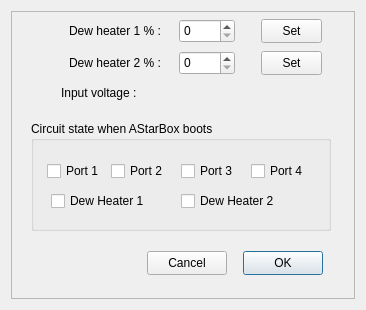
<?xml version="1.0" encoding="UTF-8"?>
<ui version="4.0">
 <class>X2Power</class>
 <widget class="QDialog" name="X2Power">
  <property name="geometry">
   <rect>
    <x>0</x>
    <y>0</y>
    <width>366</width>
    <height>310</height>
   </rect>
  </property>
  <property name="sizePolicy">
   <sizepolicy hsizetype="Fixed" vsizetype="Fixed">
    <horstretch>0</horstretch>
    <verstretch>0</verstretch>
   </sizepolicy>
  </property>
  <property name="minimumSize">
   <size>
    <width>366</width>
    <height>310</height>
   </size>
  </property>
  <property name="maximumSize">
   <size>
    <width>366</width>
    <height>310</height>
   </size>
  </property>
  <property name="windowTitle">
   <string>AStarBox</string>
  </property>
  <layout class="QHBoxLayout" name="horizontalLayout_12">
   <item>
    <widget class="X2Form" name="X2Form">
     <property name="minimumSize">
      <size>
       <width>0</width>
       <height>0</height>
      </size>
     </property>
     <property name="maximumSize">
      <size>
       <width>99999</width>
       <height>99999</height>
      </size>
     </property>
     <property name="sizeIncrement">
      <size>
       <width>1</width>
       <height>1</height>
      </size>
     </property>
     <property name="frameShape">
      <enum>QFrame::StyledPanel</enum>
     </property>
     <property name="frameShadow">
      <enum>QFrame::Raised</enum>
     </property>
     <widget class="QGroupBox" name="groupBox">
      <property name="geometry">
       <rect>
        <x>20</x>
        <y>110</y>
        <width>300</width>
        <height>110</height>
       </rect>
      </property>
      <property name="title">
       <string>Circuit state when AStarBox boots</string>
      </property>
      <widget class="QCheckBox" name="checkBox_2">
       <property name="geometry">
        <rect>
         <x>80</x>
         <y>40</y>
         <width>64</width>
         <height>20</height>
        </rect>
       </property>
       <property name="text">
        <string>Port 2</string>
       </property>
      </widget>
      <widget class="QCheckBox" name="checkBox">
       <property name="geometry">
        <rect>
         <x>16</x>
         <y>40</y>
         <width>64</width>
         <height>20</height>
        </rect>
       </property>
       <property name="text">
        <string>Port 1</string>
       </property>
      </widget>
      <widget class="QCheckBox" name="checkBox_4">
       <property name="geometry">
        <rect>
         <x>220</x>
         <y>40</y>
         <width>64</width>
         <height>20</height>
        </rect>
       </property>
       <property name="text">
        <string>Port 4</string>
       </property>
      </widget>
      <widget class="QCheckBox" name="checkBox_3">
       <property name="geometry">
        <rect>
         <x>150</x>
         <y>40</y>
         <width>64</width>
         <height>20</height>
        </rect>
       </property>
       <property name="text">
        <string>Port 3</string>
       </property>
      </widget>
      <widget class="QCheckBox" name="checkBox_6">
       <property name="geometry">
        <rect>
         <x>150</x>
         <y>70</y>
         <width>130</width>
         <height>20</height>
        </rect>
       </property>
       <property name="text">
        <string>Dew Heater 2</string>
       </property>
      </widget>
      <widget class="QCheckBox" name="checkBox_5">
       <property name="geometry">
        <rect>
         <x>20</x>
         <y>70</y>
         <width>120</width>
         <height>20</height>
        </rect>
       </property>
       <property name="text">
        <string>Dew Heater 1</string>
       </property>
      </widget>
     </widget>
     <widget class="QPushButton" name="pushButton">
      <property name="geometry">
       <rect>
        <x>250</x>
        <y>8</y>
        <width>61</width>
        <height>24</height>
       </rect>
      </property>
      <property name="text">
       <string>Set</string>
      </property>
     </widget>
     <widget class="QLabel" name="label_2">
      <property name="geometry">
       <rect>
        <x>30</x>
        <y>8</y>
        <width>120</width>
        <height>24</height>
       </rect>
      </property>
      <property name="text">
       <string>Dew heater 1 % :</string>
      </property>
      <property name="alignment">
       <set>Qt::AlignRight|Qt::AlignTrailing|Qt::AlignVCenter</set>
      </property>
     </widget>
     <widget class="QPushButton" name="pushButtonCancel">
      <property name="geometry">
       <rect>
        <x>136</x>
        <y>240</y>
        <width>80</width>
        <height>24</height>
       </rect>
      </property>
      <property name="text">
       <string>Cancel</string>
      </property>
     </widget>
     <widget class="QPushButton" name="pushButton_2">
      <property name="geometry">
       <rect>
        <x>250</x>
        <y>40</y>
        <width>61</width>
        <height>24</height>
       </rect>
      </property>
      <property name="text">
       <string>Set</string>
      </property>
     </widget>
     <widget class="QLabel" name="label_3">
      <property name="geometry">
       <rect>
        <x>30</x>
        <y>40</y>
        <width>120</width>
        <height>24</height>
       </rect>
      </property>
      <property name="text">
       <string>Dew heater 2 % :</string>
      </property>
      <property name="alignment">
       <set>Qt::AlignRight|Qt::AlignTrailing|Qt::AlignVCenter</set>
      </property>
     </widget>
     <widget class="QPushButton" name="pushButtonOK">
      <property name="enabled">
       <bool>true</bool>
      </property>
      <property name="geometry">
       <rect>
        <x>232</x>
        <y>240</y>
        <width>80</width>
        <height>24</height>
       </rect>
      </property>
      <property name="text">
       <string>OK</string>
      </property>
      <property name="default">
       <bool>true</bool>
      </property>
     </widget>
     <widget class="QLabel" name="voltage">
      <property name="geometry">
       <rect>
        <x>50</x>
        <y>70</y>
        <width>250</width>
        <height>24</height>
       </rect>
      </property>
      <property name="text">
       <string>Input voltage : </string>
      </property>
     </widget>
     <widget class="QSpinBox" name="pwm5">
      <property name="geometry">
       <rect>
        <x>168</x>
        <y>8</y>
        <width>56</width>
        <height>24</height>
       </rect>
      </property>
      <property name="maximum">
       <number>100</number>
      </property>
     </widget>
     <widget class="QSpinBox" name="pwm6">
      <property name="geometry">
       <rect>
        <x>168</x>
        <y>40</y>
        <width>56</width>
        <height>24</height>
       </rect>
      </property>
      <property name="maximum">
       <number>100</number>
      </property>
     </widget>
    </widget>
   </item>
  </layout>
 </widget>
 <customwidgets>
  <customwidget>
   <class>X2Form</class>
   <extends>QFrame</extends>
   <header>x2form.h</header>
   <container>1</container>
  </customwidget>
 </customwidgets>
 <resources/>
 <connections/>
</ui>
